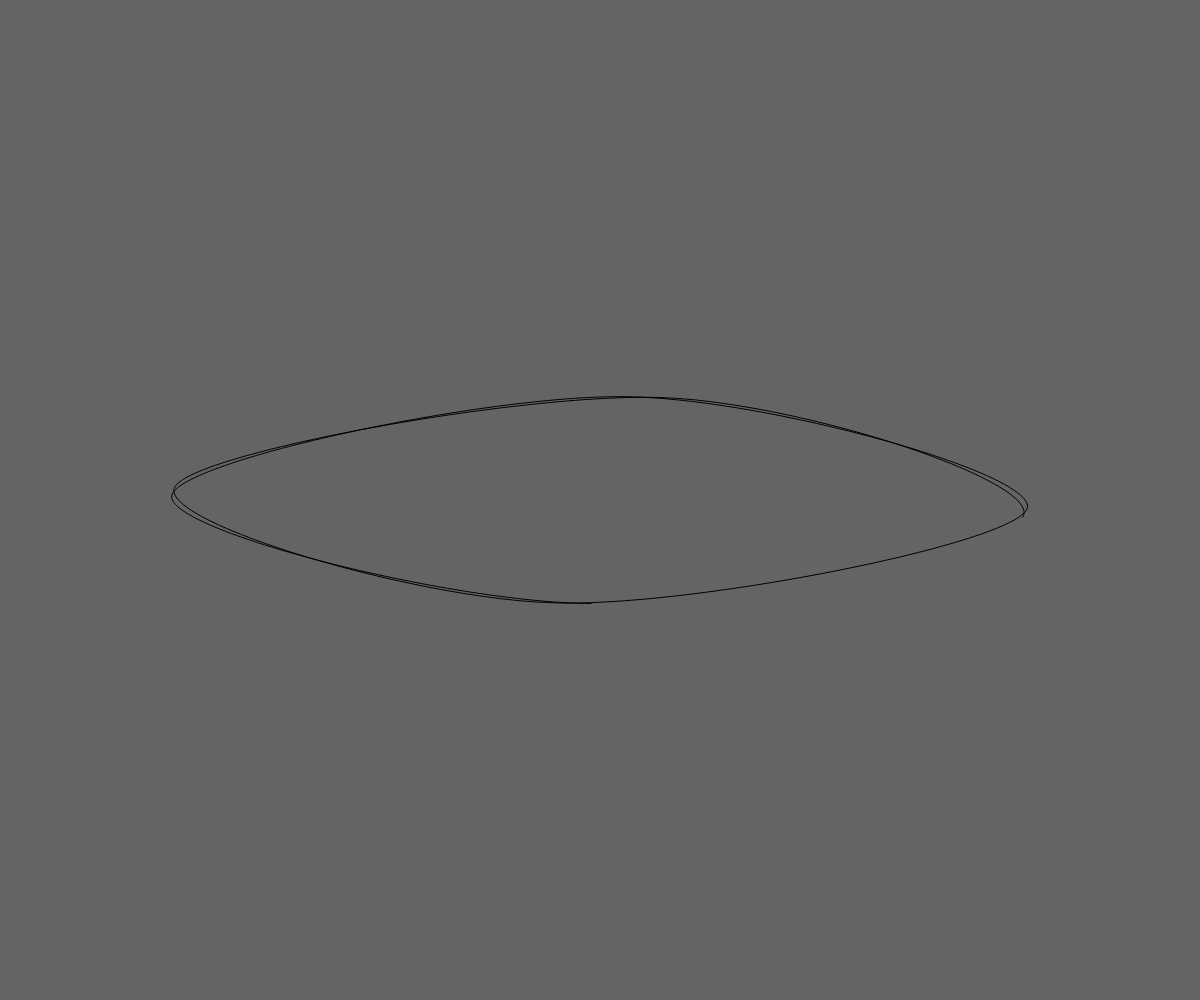
Frame 1 (no input)
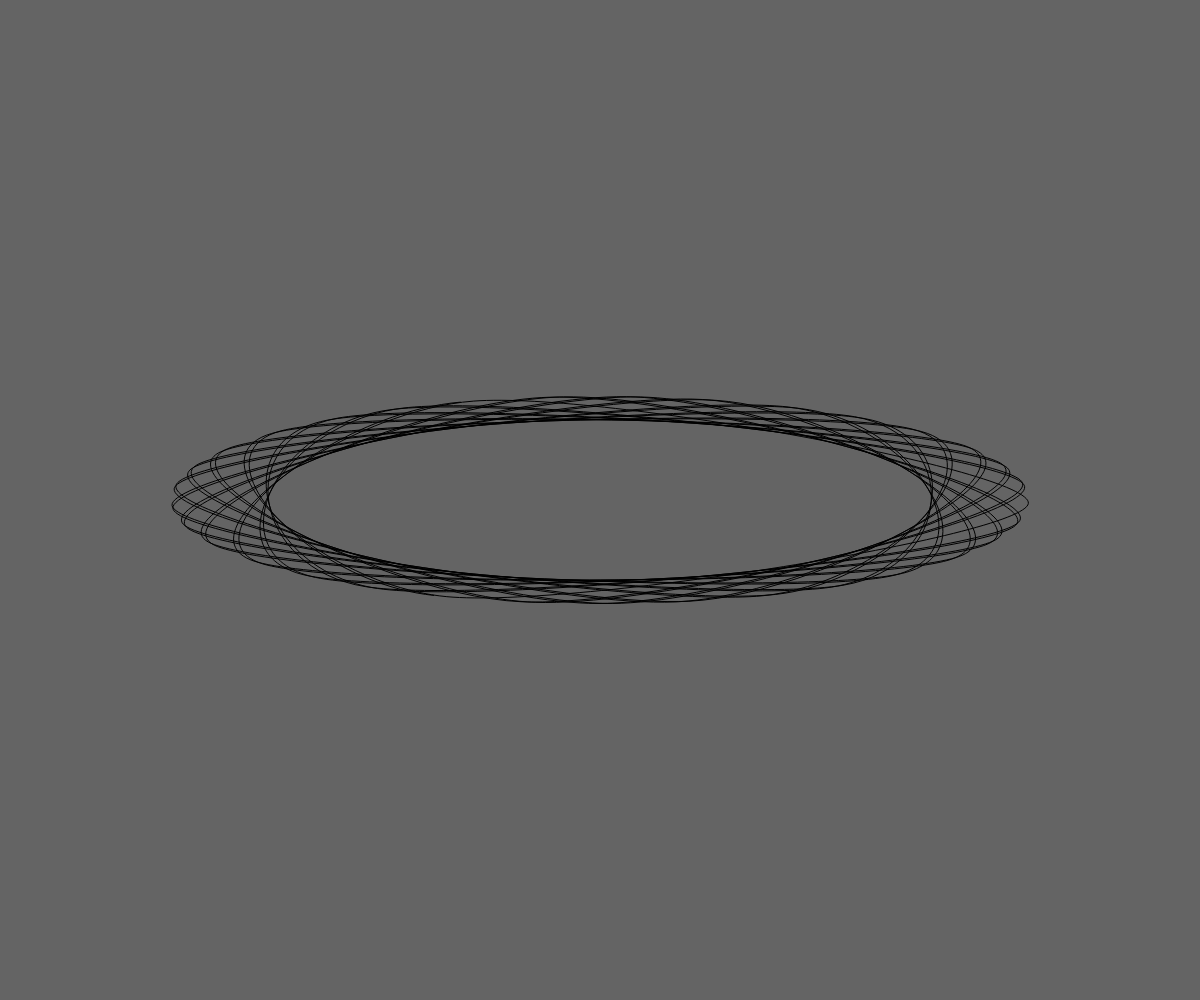
Frame 60 (no input)
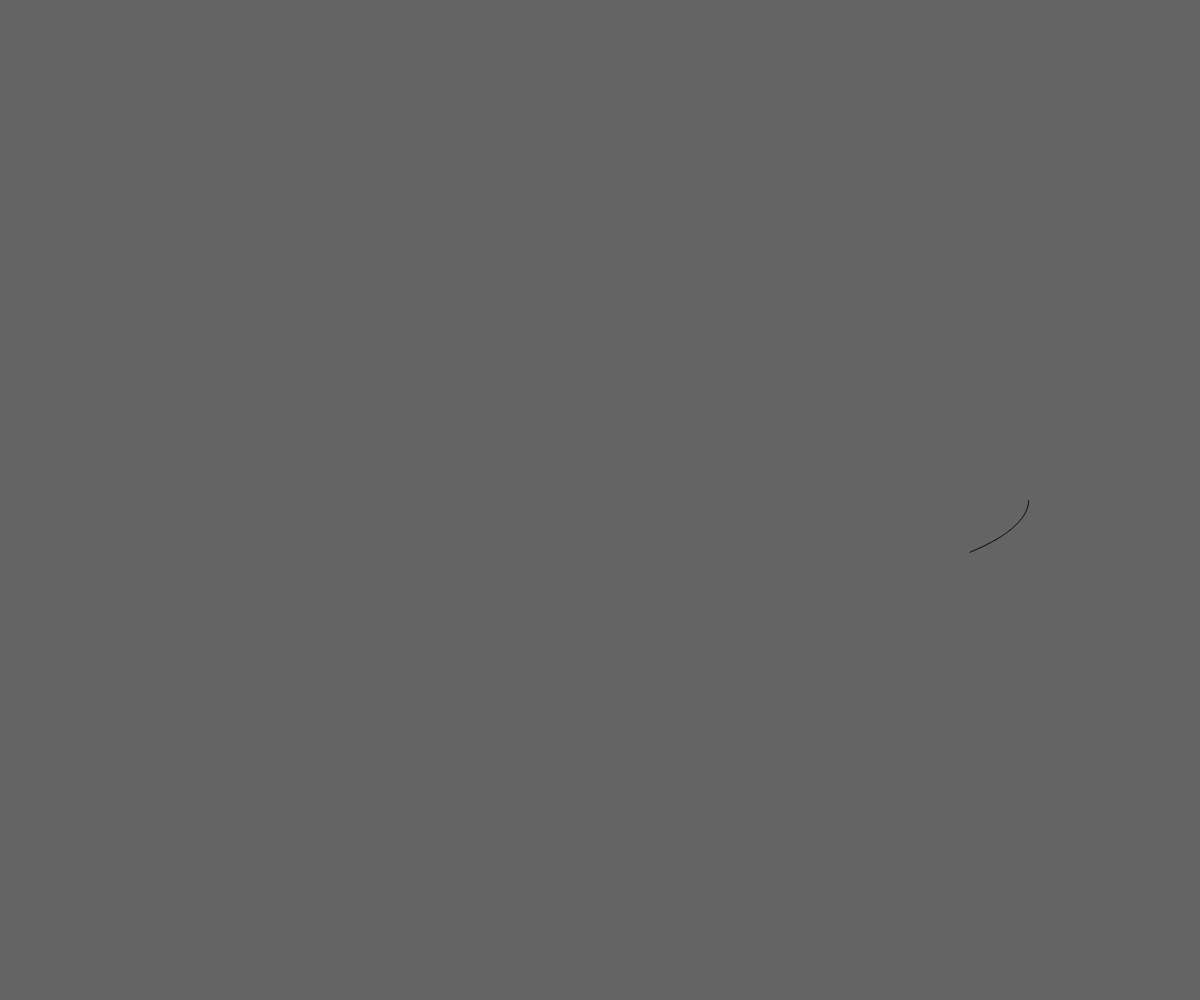
Frame 120 (the mouse pressed at the canvas centre since frame 60)

The p5.js sketch that drew these frames (run headless with seeded random() and noise() and a simulated clock; from frame 60 on, the mouse is pressed at the canvas centre):

// p5.js sketch
// ── sketch.js
/**
 * Using modulo, random, and noise (perlin noise) to generate random unwinding shapes
 * References:  http://p5js.org/reference/#/p5/noise
 * Aesthetic inspired by: John Whitney (https://www.youtube.com/watch?v=TbV7loKp69s)
 **/
var shapeWidth;
var shapeHeight;
var vertCount;
var framesTilRefresh = 60;

function setup() {
  createCanvas(windowWidth, windowHeight);
  shapeWidth = random(width / 2);
  shapeHeight = random(height / 2);
  vertCount = 10;
}

function draw() {
  background(100);
  translate(width / 2, height / 2);
  //using the modulo operator we can recalculate our vertCount every framesTilRefresh frames
  if (frameCount % framesTilRefresh === 0) {
    vertCount = floor(noise(frameCount) * 100);
  }
  if (frameCount % (framesTilRefresh * 6) === 0) {
    shapeWidth = random(width / 2);
    shapeHeight = random(height / 2);
  }
  makeShape(shapeWidth, shapeHeight, vertCount);
  if (vertCount > 0 && frameCount % 4 === 0) {
    vertCount--;
  }
}

function makeShape(_width, _height, verts) {
  noFill();
  beginShape(LINE_STRIP);
  for (var i = 0; i < verts; i++) {
    var x = cos((i * verts) / TWO_PI) * _width;
    var y = sin((i * verts) / TWO_PI) * _height;
    curveVertex(x, y);
  }
  endShape();
}
